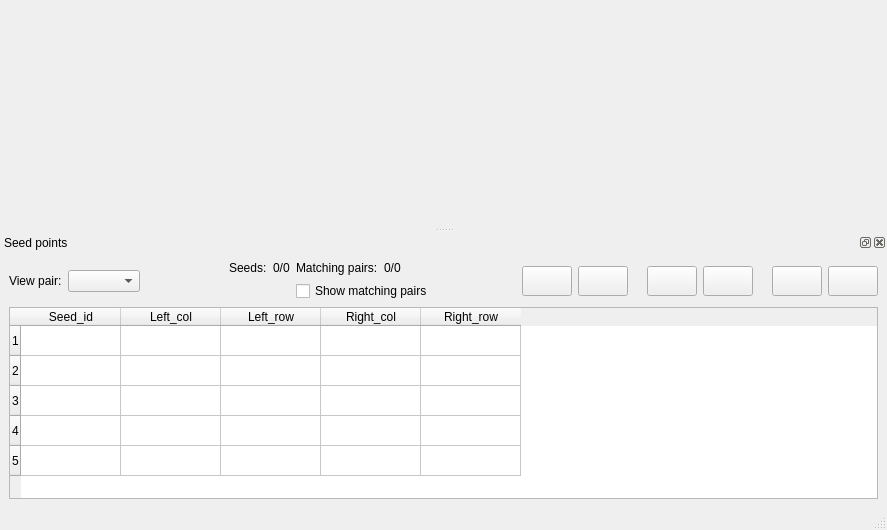
<?xml version="1.0" encoding="UTF-8"?>
<ui version="4.0">
 <class>SeedWindow</class>
 <widget class="QMainWindow" name="SeedWindow">
  <property name="geometry">
   <rect>
    <x>0</x>
    <y>0</y>
    <width>887</width>
    <height>530</height>
   </rect>
  </property>
  <property name="windowTitle">
   <string>Seeds Editor</string>
  </property>
  <property name="windowIcon">
   <iconset resource="../resource/resource.qrc">
    <normaloff>:/icon/WindowIcon.png</normaloff>:/icon/WindowIcon.png</iconset>
  </property>
  <widget class="QWidget" name="centralwidget"/>
  <widget class="QStatusBar" name="statusbar"/>
  <widget class="QDockWidget" name="dockWidget">
   <property name="contextMenuPolicy">
    <enum>Qt::NoContextMenu</enum>
   </property>
   <property name="windowIcon">
    <iconset>
     <normaloff/>
    </iconset>
   </property>
   <property name="floating">
    <bool>false</bool>
   </property>
   <property name="features">
    <set>QDockWidget::AllDockWidgetFeatures</set>
   </property>
   <property name="windowTitle">
    <string>Seed points</string>
   </property>
   <attribute name="dockWidgetArea">
    <number>8</number>
   </attribute>
   <widget class="QWidget" name="dockWidgetContents">
    <layout class="QGridLayout" name="gridLayout_2">
     <item row="0" column="0">
      <layout class="QHBoxLayout" name="horizontalLayout_8">
       <item>
        <layout class="QHBoxLayout" name="horizontalLayout_3">
         <item>
          <widget class="QLabel" name="label">
           <property name="text">
            <string>View pair:</string>
           </property>
          </widget>
         </item>
         <item>
          <widget class="QComboBox" name="comboBox1"/>
         </item>
        </layout>
       </item>
       <item>
        <spacer name="horizontalSpacer">
         <property name="orientation">
          <enum>Qt::Horizontal</enum>
         </property>
         <property name="sizeHint" stdset="0">
          <size>
           <width>40</width>
           <height>20</height>
          </size>
         </property>
        </spacer>
       </item>
       <item>
        <layout class="QGridLayout" name="gridLayout">
         <item row="0" column="0">
          <layout class="QHBoxLayout" name="horizontalLayout_6">
           <item>
            <widget class="QLabel" name="label_4">
             <property name="text">
              <string>Seeds:</string>
             </property>
            </widget>
           </item>
           <item>
            <widget class="QLabel" name="seedsLabel">
             <property name="text">
              <string>0/0</string>
             </property>
            </widget>
           </item>
          </layout>
         </item>
         <item row="0" column="1">
          <layout class="QHBoxLayout" name="horizontalLayout_7">
           <item>
            <widget class="QLabel" name="label_5">
             <property name="text">
              <string>Matching pairs:</string>
             </property>
            </widget>
           </item>
           <item>
            <widget class="QLabel" name="pairsLabel">
             <property name="text">
              <string>0/0</string>
             </property>
            </widget>
           </item>
          </layout>
         </item>
         <item row="1" column="1">
          <widget class="QCheckBox" name="checkBox">
           <property name="text">
            <string>Show matching pairs</string>
           </property>
          </widget>
         </item>
        </layout>
       </item>
       <item>
        <spacer name="horizontalSpacer_2">
         <property name="orientation">
          <enum>Qt::Horizontal</enum>
         </property>
         <property name="sizeHint" stdset="0">
          <size>
           <width>40</width>
           <height>20</height>
          </size>
         </property>
        </spacer>
       </item>
       <item>
        <layout class="QHBoxLayout" name="horizontalLayout_5">
         <item>
          <layout class="QHBoxLayout" name="horizontalLayout_2">
           <item>
            <widget class="QToolButton" name="loadButton">
             <property name="minimumSize">
              <size>
               <width>50</width>
               <height>30</height>
              </size>
             </property>
             <property name="toolTip">
              <string>Load seed list</string>
             </property>
             <property name="text">
              <string/>
             </property>
             <property name="icon">
              <iconset resource="../resource/resource.qrc">
               <normaloff>:/icon/fileopen.png</normaloff>:/icon/fileopen.png</iconset>
             </property>
            </widget>
           </item>
           <item>
            <widget class="QToolButton" name="saveButton">
             <property name="minimumSize">
              <size>
               <width>50</width>
               <height>30</height>
              </size>
             </property>
             <property name="toolTip">
              <string>Save seed list</string>
             </property>
             <property name="text">
              <string/>
             </property>
             <property name="icon">
              <iconset resource="../resource/resource.qrc">
               <normaloff>:/icon/filesave</normaloff>:/icon/filesave</iconset>
             </property>
            </widget>
           </item>
          </layout>
         </item>
         <item>
          <widget class="QLabel" name="label_3">
           <property name="text">
            <string/>
           </property>
          </widget>
         </item>
         <item>
          <layout class="QHBoxLayout" name="horizontalLayout">
           <item>
            <widget class="QToolButton" name="addButton">
             <property name="minimumSize">
              <size>
               <width>50</width>
               <height>30</height>
              </size>
             </property>
             <property name="toolTip">
              <string>Add new seed</string>
             </property>
             <property name="text">
              <string/>
             </property>
             <property name="icon">
              <iconset resource="../resource/resource.qrc">
               <normaloff>:/icon/add.png</normaloff>:/icon/add.png</iconset>
             </property>
            </widget>
           </item>
           <item>
            <widget class="QToolButton" name="removeButton">
             <property name="minimumSize">
              <size>
               <width>50</width>
               <height>30</height>
              </size>
             </property>
             <property name="toolTip">
              <string>Remove seed(s)</string>
             </property>
             <property name="text">
              <string/>
             </property>
             <property name="icon">
              <iconset resource="../resource/resource.qrc">
               <normaloff>:/icon/remove.png</normaloff>:/icon/remove.png</iconset>
             </property>
            </widget>
           </item>
          </layout>
         </item>
         <item>
          <widget class="QLabel" name="label_2">
           <property name="text">
            <string/>
           </property>
          </widget>
         </item>
         <item>
          <layout class="QHBoxLayout" name="horizontalLayout_4">
           <item>
            <widget class="QToolButton" name="okButton">
             <property name="minimumSize">
              <size>
               <width>50</width>
               <height>30</height>
              </size>
             </property>
             <property name="toolTip">
              <string>Accept and exit</string>
             </property>
             <property name="text">
              <string/>
             </property>
             <property name="icon">
              <iconset resource="../resource/resource.qrc">
               <normaloff>:/icon/done.png</normaloff>:/icon/done.png</iconset>
             </property>
            </widget>
           </item>
           <item>
            <widget class="QToolButton" name="cancelButton">
             <property name="minimumSize">
              <size>
               <width>50</width>
               <height>30</height>
              </size>
             </property>
             <property name="toolTip">
              <string>Exit without saving changes</string>
             </property>
             <property name="text">
              <string/>
             </property>
             <property name="icon">
              <iconset resource="../resource/resource.qrc">
               <normaloff>:/icon/cancel.png</normaloff>:/icon/cancel.png</iconset>
             </property>
            </widget>
           </item>
          </layout>
         </item>
        </layout>
       </item>
      </layout>
     </item>
     <item row="1" column="0">
      <widget class="QTableWidget" name="tableWidget">
       <property name="minimumSize">
        <size>
         <width>0</width>
         <height>192</height>
        </size>
       </property>
       <property name="selectionBehavior">
        <enum>QAbstractItemView::SelectRows</enum>
       </property>
       <row>
        <property name="text">
         <string>1</string>
        </property>
       </row>
       <row>
        <property name="text">
         <string>2</string>
        </property>
       </row>
       <row>
        <property name="text">
         <string>3</string>
        </property>
       </row>
       <row>
        <property name="text">
         <string>4</string>
        </property>
       </row>
       <row>
        <property name="text">
         <string>5</string>
        </property>
       </row>
       <column>
        <property name="text">
         <string>Seed_id</string>
        </property>
       </column>
       <column>
        <property name="text">
         <string>Left_col</string>
        </property>
       </column>
       <column>
        <property name="text">
         <string>Left_row</string>
        </property>
       </column>
       <column>
        <property name="text">
         <string>Right_col</string>
        </property>
       </column>
       <column>
        <property name="text">
         <string>Right_row</string>
        </property>
       </column>
      </widget>
     </item>
    </layout>
   </widget>
  </widget>
  <action name="actionZoom">
   <property name="checkable">
    <bool>true</bool>
   </property>
   <property name="icon">
    <iconset resource="../resource/resource.qrc">
     <normaloff>:/icon/find.png</normaloff>:/icon/find.png</iconset>
   </property>
   <property name="text">
    <string>&amp;Zoom</string>
   </property>
   <property name="shortcut">
    <string>Ctrl+Z</string>
   </property>
  </action>
  <action name="actionExit">
   <property name="icon">
    <iconset resource="../resource/resource.qrc">
     <normaloff>:/icon/exit2.png</normaloff>:/icon/exit2.png</iconset>
   </property>
   <property name="text">
    <string>&amp;Exit</string>
   </property>
   <property name="shortcut">
    <string>Ctrl+E</string>
   </property>
  </action>
  <action name="actionView_report">
   <property name="icon">
    <iconset resource="../resource/resource.qrc">
     <normaloff>:/icon/table.png</normaloff>:/icon/table.png</iconset>
   </property>
   <property name="text">
    <string>View &amp;report</string>
   </property>
   <property name="shortcut">
    <string>Ctrl+R</string>
   </property>
  </action>
  <action name="actionFit_view">
   <property name="icon">
    <iconset resource="../resource/resource.qrc">
     <normaloff>:/icon/fit.png</normaloff>:/icon/fit.png</iconset>
   </property>
   <property name="text">
    <string>Fit &amp;view</string>
   </property>
   <property name="shortcut">
    <string>Ctrl+V</string>
   </property>
  </action>
  <action name="actionSet_mark">
   <property name="checkable">
    <bool>true</bool>
   </property>
   <property name="icon">
    <iconset resource="../resource/resource.qrc">
     <normaloff>:/icon/mark.png</normaloff>:/icon/mark.png</iconset>
   </property>
   <property name="text">
    <string>&amp;Set mark</string>
   </property>
   <property name="iconText">
    <string>Set mark</string>
   </property>
   <property name="shortcut">
    <string>Ctrl+S</string>
   </property>
  </action>
  <action name="actionInterior_orientation">
   <property name="icon">
    <iconset resource="../resource/resource.qrc">
     <normaloff>:/icon/interior.ico</normaloff>:/icon/interior.ico</iconset>
   </property>
   <property name="text">
    <string>Interior &amp;orientation</string>
   </property>
   <property name="shortcut">
    <string>Ctrl+O</string>
   </property>
  </action>
  <action name="actionMove">
   <property name="checkable">
    <bool>true</bool>
   </property>
   <property name="icon">
    <iconset resource="../resource/resource.qrc">
     <normaloff>:/icon/move.png</normaloff>:/icon/move.png</iconset>
   </property>
   <property name="text">
    <string>&amp;Move</string>
   </property>
   <property name="shortcut">
    <string>Ctrl+M</string>
   </property>
  </action>
  <action name="actionActive_grid">
   <property name="icon">
    <iconset resource="../resource/resource.qrc">
     <normaloff>:/icon/grid.png</normaloff>:/icon/grid.png</iconset>
   </property>
   <property name="text">
    <string>&amp;Active grid</string>
   </property>
   <property name="iconText">
    <string>Active grid</string>
   </property>
   <property name="shortcut">
    <string>Ctrl+A</string>
   </property>
   <property name="visible">
    <bool>false</bool>
   </property>
  </action>
 </widget>
 <resources>
  <include location="../resource/resource.qrc"/>
 </resources>
 <connections/>
</ui>
